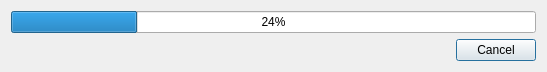
<?xml version="1.0" encoding="UTF-8"?>
<ui version="4.0">
 <class>DialogDump</class>
 <widget class="QDialog" name="DialogDump">
  <property name="windowModality">
   <enum>Qt::ApplicationModal</enum>
  </property>
  <property name="geometry">
   <rect>
    <x>0</x>
    <y>0</y>
    <width>547</width>
    <height>70</height>
   </rect>
  </property>
  <property name="windowTitle">
   <string>Dump</string>
  </property>
  <property name="modal">
   <bool>true</bool>
  </property>
  <layout class="QVBoxLayout" name="verticalLayout">
   <item>
    <widget class="QProgressBar" name="progressBar">
     <property name="value">
      <number>24</number>
     </property>
     <property name="alignment">
      <set>Qt::AlignCenter</set>
     </property>
    </widget>
   </item>
   <item>
    <layout class="QHBoxLayout" name="horizontalLayout">
     <item>
      <spacer name="horizontalSpacer">
       <property name="orientation">
        <enum>Qt::Horizontal</enum>
       </property>
       <property name="sizeHint" stdset="0">
        <size>
         <width>40</width>
         <height>20</height>
        </size>
       </property>
      </spacer>
     </item>
     <item>
      <widget class="QPushButton" name="pushButtonCancel">
       <property name="text">
        <string>Cancel</string>
       </property>
      </widget>
     </item>
    </layout>
   </item>
  </layout>
 </widget>
 <resources/>
 <connections/>
</ui>
